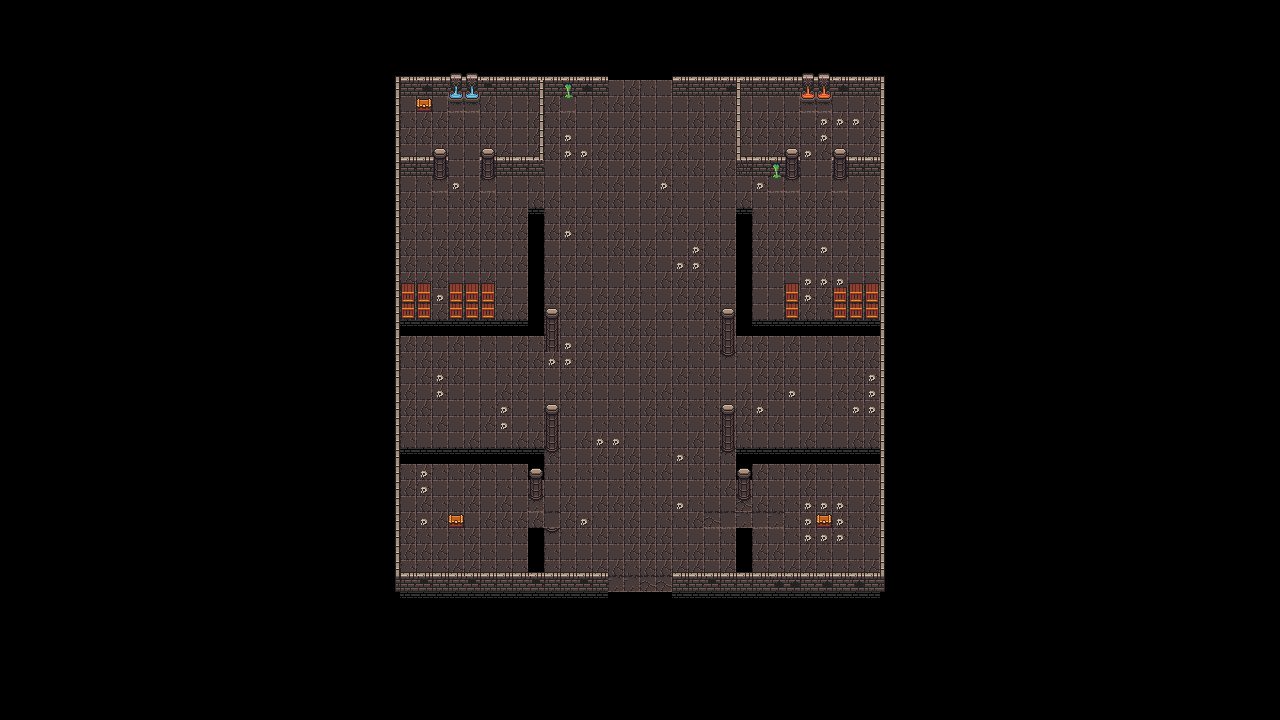

This game map was drawn from its Tiled (.tmx) file and the tilesets committed beside it. A one-line description and the trimmed map source follow:
An orthogonal 80x45 tile map with 16x16 px tiles, 3 tile layers (nền, tường, trang trí), 2 tilesets.

<map version="1.9" tiledversion="1.9.2" orientation="orthogonal" renderorder="right-down" width="80" height="45" tilewidth="16" tileheight="16" infinite="0" nextlayerid="4" nextobjectid="1">
 <tileset firstgid="1" source="0x72_DungeonTilesetII_v1.4.tsx" />
 <tileset firstgid="1025" source="omnibo_jungledungeon - copia.tsx" />
 <layer id="1" name="nền" width="80" height="45">
  <data>[3600 cells, 922 non-empty, 4 distinct tile ids]</data>
 </layer>
 <layer id="2" name="tường" width="80" height="45">
  <data>[3600 cells, 171 non-empty, 9 distinct tile ids]</data>
 </layer>
 <layer id="3" name="trang trí" width="80" height="45">
  <data>[3600 cells, 173 non-empty, 32 distinct tile ids]</data>
 </layer>
</map>
